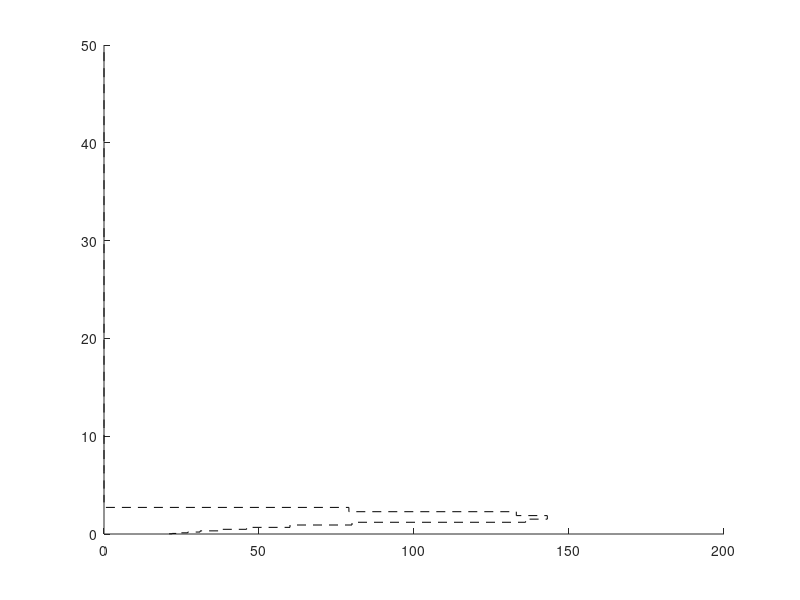

MATLAB code to generate this figure: (Note: this script raises an error after producing the figure.)
%% zero-curtain duration
close all
clearvars
load("zero_curtain_data.mat");
fig = figure;
set(gcf, 'Position', [100, 100, 500, 500]);
hold on
y=[0.020 0.060 0.120 0.200 0.320... 	
0.480 0.680 0.920 1.200 1.520... 	
1.880 2.280 2.720 3.260 3.900 4.640 5.480 6.420 7.460... 	
8.600 10.990 15.666 23.301 34.441 49.556];
P3=stairs(s_present,y,'k--', LineWidth=1);
P1=stairs(d_present,y,'k', LineWidth=1);
P4=stairs(s_future,y,'r--', LineWidth=1);
P2=stairs(d_future,y,'r', LineWidth=1);
ylabel('Soil Depth (m)')
xlabel('Zero-Curtain Duration (days)')
legend([P1 P2 P3 P4], {'Jordan 2016-2046', 'Jordan 2066-2096', 'Sturm 2016-2046', 'Sturm 2066-2096' }, Location="southeast", FontSize=8)
set(gca, 'YDir', 'reverse');
ylim([0 15])
box on
%% Optional export
exportgraphics(gcf, "Appendix_B.pdf", "Resolution",300)